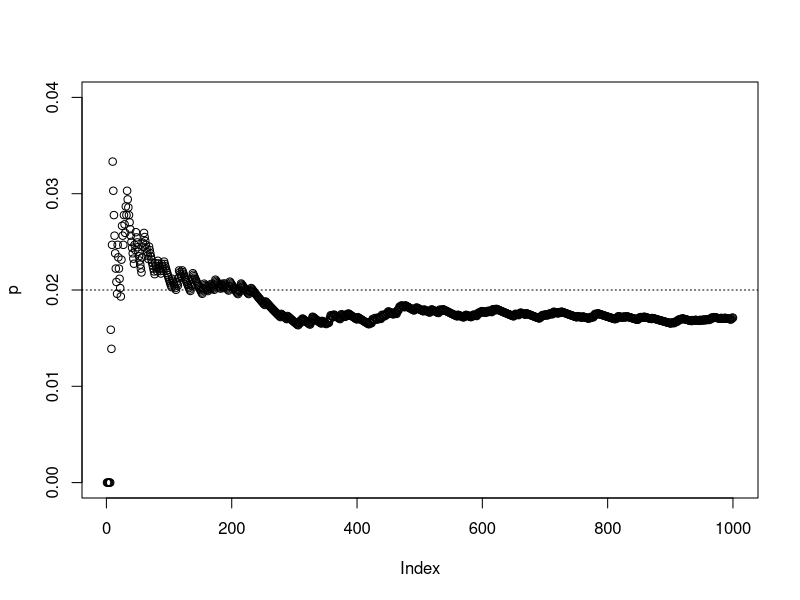

The R source for this figure:
#country population
pop <- 100
side <- floor(sqrt(pop))

m <- matrix(0,nrow = side,ncol = side)

#True ratio  of infection
P <- 0.02

inf <- floor(P*pop)

#get unique places
selection <- sample(pop,inf)

#place them all
for (i in selection)
{
    x<-((i-1) %/% side)+1
    y<-((i-1) %% side)+1
    m[x,y]<-1
}
P <- sum(m)/(side*side)

#reach of each response in survey
reach<-9
rside <- floor(sqrt(reach))

resp <- 1000

answ <- rep(0,resp)
p <- rep(0,resp)
for (j in 1:resp)
{
    width<-side - rside +1
    x<-sample(width,1)
    y<-sample(width,1)
    hits<-0
    for (k in 0:(rside-1))
    {
        for(l in 0:(rside-1))
        {
            hits<-hits+m[x+k,y+l]
        }
    }
    answ[j]<-hits
    p[j]<-sum(head(answ,j))/(j*reach)
}

plot(p,ylim=c(0,P*2))
abline(h=P,lty="dotted")
